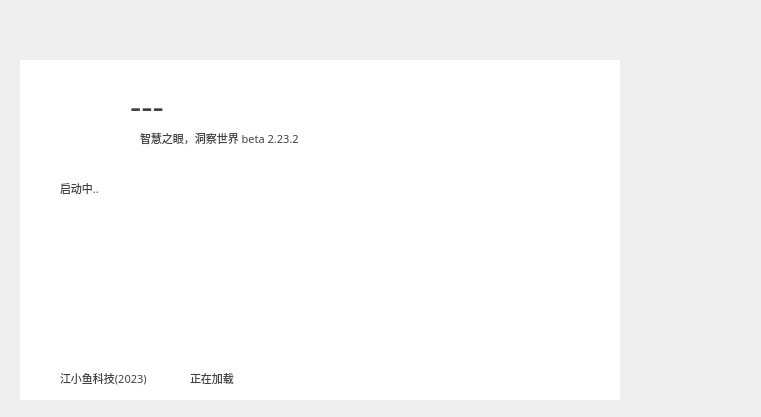
<?xml version="1.0" encoding="UTF-8"?>
<ui version="4.0">
 <class>MainWindow</class>
 <widget class="QMainWindow" name="MainWindow">
  <property name="geometry">
   <rect>
    <x>0</x>
    <y>0</y>
    <width>761</width>
    <height>417</height>
   </rect>
  </property>
  <property name="windowTitle">
   <string>MainWindow</string>
  </property>
  <widget class="QWidget" name="centralwidget">
   <widget class="QLabel" name="start_image">
    <property name="geometry">
     <rect>
      <x>380</x>
      <y>20</y>
      <width>301</width>
      <height>381</height>
     </rect>
    </property>
    <property name="styleSheet">
     <string notr="true">background-color: rgba(255, 255, 255, 0);</string>
    </property>
    <property name="text">
     <string/>
    </property>
   </widget>
   <widget class="QWidget" name="widget" native="true">
    <property name="geometry">
     <rect>
      <x>20</x>
      <y>60</y>
      <width>600</width>
      <height>340</height>
     </rect>
    </property>
    <property name="styleSheet">
     <string notr="true">QWidget{
border:30px;
background-color: rgb(255, 255, 255);
}
</string>
    </property>
    <widget class="QLabel" name="logo">
     <property name="geometry">
      <rect>
       <x>20</x>
       <y>20</y>
       <width>80</width>
       <height>80</height>
      </rect>
     </property>
     <property name="styleSheet">
      <string notr="true">background-color: rgba(255, 255, 255, 0);</string>
     </property>
     <property name="text">
      <string/>
     </property>
    </widget>
    <widget class="QLabel" name="label">
     <property name="geometry">
      <rect>
       <x>110</x>
       <y>20</y>
       <width>481</width>
       <height>51</height>
      </rect>
     </property>
     <property name="font">
      <font>
       <family>华文琥珀</family>
       <pointsize>26</pointsize>
       <weight>50</weight>
       <bold>false</bold>
      </font>
     </property>
     <property name="styleSheet">
      <string notr="true">background-color: rgba(255, 255, 255, 0);
color: rgb(66, 66, 66);</string>
     </property>
     <property name="text">
      <string>---</string>
     </property>
    </widget>
    <widget class="QLabel" name="label_2">
     <property name="geometry">
      <rect>
       <x>40</x>
       <y>310</y>
       <width>131</width>
       <height>16</height>
      </rect>
     </property>
     <property name="font">
      <font>
       <family>微软雅黑</family>
       <pointsize>8</pointsize>
      </font>
     </property>
     <property name="styleSheet">
      <string notr="true">color: rgb(66, 66, 66);
background-color: rgba(255, 255, 255, 0);</string>
     </property>
     <property name="text">
      <string>江小鱼科技(2023)</string>
     </property>
    </widget>
    <widget class="QLabel" name="label_3">
     <property name="geometry">
      <rect>
       <x>120</x>
       <y>70</y>
       <width>191</width>
       <height>16</height>
      </rect>
     </property>
     <property name="font">
      <font>
       <family>微软雅黑</family>
       <pointsize>8</pointsize>
      </font>
     </property>
     <property name="styleSheet">
      <string notr="true">background-color: rgba(255, 255, 255, 0);
color: rgb(66, 66, 66);</string>
     </property>
     <property name="text">
      <string>智慧之眼，洞察世界 beta 2.23.2</string>
     </property>
    </widget>
    <widget class="QLabel" name="running">
     <property name="geometry">
      <rect>
       <x>40</x>
       <y>120</y>
       <width>161</width>
       <height>16</height>
      </rect>
     </property>
     <property name="font">
      <font>
       <family>微软雅黑</family>
       <pointsize>8</pointsize>
      </font>
     </property>
     <property name="styleSheet">
      <string notr="true">color: rgb(66, 66, 66);
background-color: rgba(255, 255, 255, 0);</string>
     </property>
     <property name="text">
      <string>启动中..</string>
     </property>
    </widget>
    <widget class="QLabel" name="info">
     <property name="geometry">
      <rect>
       <x>170</x>
       <y>310</y>
       <width>431</width>
       <height>21</height>
      </rect>
     </property>
     <property name="font">
      <font>
       <family>微软雅黑</family>
       <pointsize>8</pointsize>
      </font>
     </property>
     <property name="styleSheet">
      <string notr="true">color: rgb(66, 66, 66);
background-color: rgba(255, 255, 255, 0);</string>
     </property>
     <property name="text">
      <string>正在加载</string>
     </property>
     <property name="alignment">
      <set>Qt::AlignLeading|Qt::AlignLeft|Qt::AlignTop</set>
     </property>
     <property name="wordWrap">
      <bool>true</bool>
     </property>
    </widget>
   </widget>
   <zorder>widget</zorder>
   <zorder>start_image</zorder>
  </widget>
 </widget>
 <resources/>
 <connections/>
</ui>
